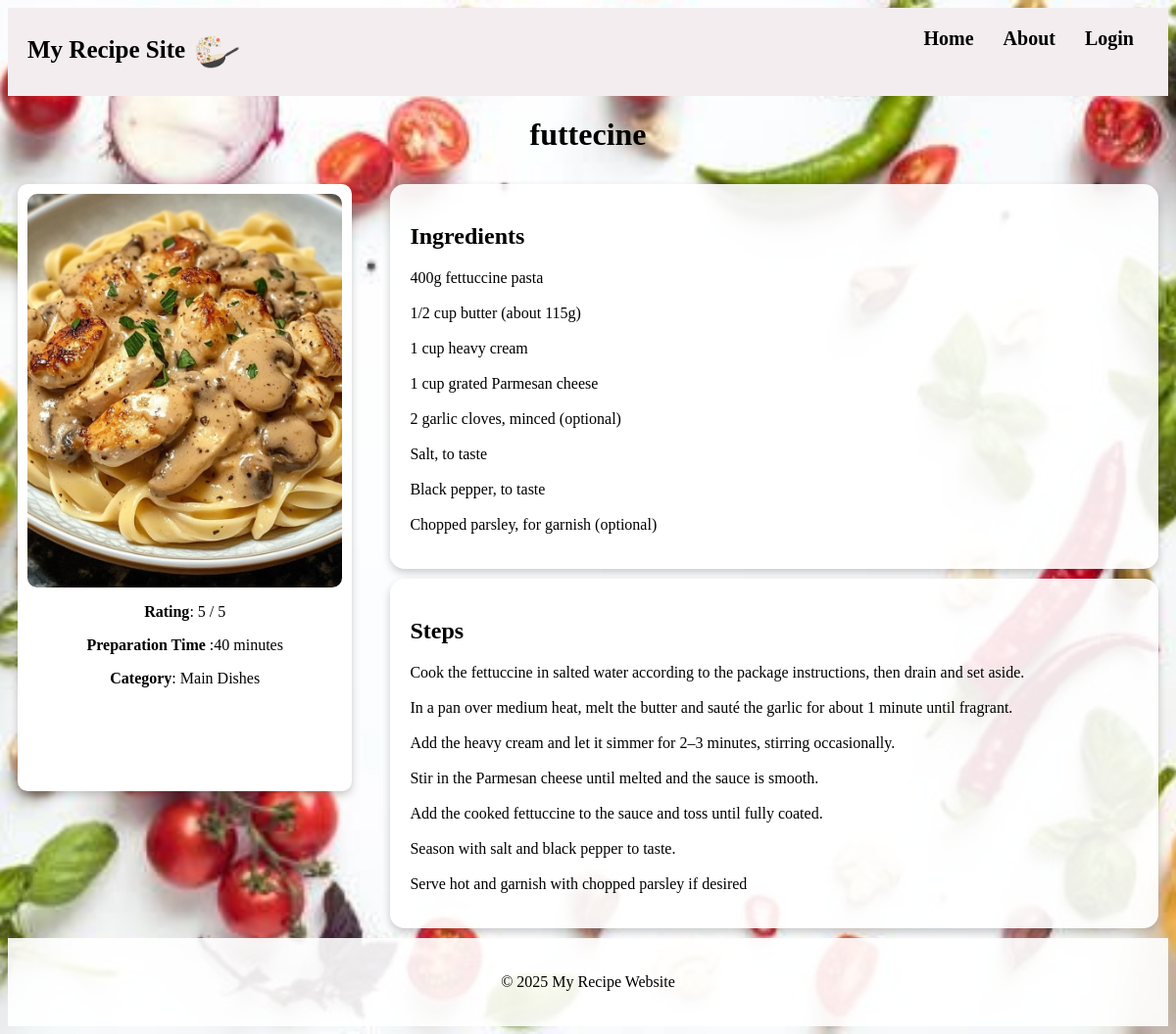
Page /recipe/1/ on the committed database.
### recipes/models.py (models this page shows, shortened)
class Recipe(models.Model):
    title=models.CharField(max_length=200)
    ingredients=models.TextField(null=True, blank=True)
    steps=models.TextField(null=True, blank=True)
    image=models.ImageField(upload_to='recipes/', null=True, blank=True)
    prep_time=models.IntegerField(help_text="Preparation time in minutes", null=True, blank=True)
    created_at=models.DateTimeField(auto_now_add=True)
    updated_at=models.DateTimeField(auto_now=True)
    user=models.ForeignKey(User, on_delete=models.CASCADE)
    category=models.ForeignKey(Categories, on_delete=models.SET_NULL, null=True, blank=True)
    rating = models.IntegerField(null=True,blank=True,default=0,help_text="Rate recipe out of 5")

class Categories(models.Model):
    name=models.CharField(max_length=100, unique=True)

### recipes/views.py (the view)
# urls.py: path('recipe/<int:pk>/', views.recipe_detail, name='recipe_detail'),
def recipe_detail(request, pk):
    recipe = Recipe.objects.get(pk=pk)
    return render(request, 'recipes/recipe_detail.html', {'recipe': recipe})

### recipes/templates/recipes/recipe_detail.html (shortened to what this page needs)
{% extends 'Base.html' %}
{% block content%}
{% load static %}
<h1  style="text-align: center;">{{ recipe.title }}</h1>
<div class="container">
    <div class="left card">
        {% if recipe.image %}
        <img src="{{ recipe.image.url }}" alt="{{ recipe.title }}">
        <p><strong>Rating</strong>: {{ recipe.rating }} / 5</p>
        <p> <strong>Preparation Time</strong> :{{ recipe.prep_time }} minutes</p>
        <p><strong>Category</strong>: {{ recipe.category.name }}</p>
        {% else %}
        <p>No image available.</p>
    {% endif %}
</div>
    <div class="right">
        <div class="card_details">
        <h2> Ingredients</h2>
        <p>{{ recipe.ingredients|linebreaksbr }}</p></div>
        <div class="card_details">
        <h2 > Steps</h2>
        <p>{{ recipe.steps|linebreaksbr }}</p>
</div>
    </div>
</div>
{% endblock content%}

### main_app/static/css/style.css (style rules this page uses)
body { background-image: url('../img/add_recipe_cover.jpg'); background-size: cover; background-repeat: no-repeat; background-position: center; background-attachment: fixed; }
.container { display:flex; gap:19px; flex-wrap: wrap; }
.left.card { flex:0.4; background-color: white; padding: 10px; border-radius: 10px; box-shadow: 0 4px 8px rgba(0,0,0,0.2); width: 100%; max-width: 400px; overflow: hidden; }
.left.card img { width: 100%; height: auto; display: block; border-radius: 10px; }
.left { flex:.4; }
.right { flex:1; }
.card { background-color: white; padding: 15px; margin: 10px; height: 600px; overflow: hidden; text-align: center; box-shadow: 0 4px 6px rgba(0,0,0,0.1) ; width: 100%; }
.card img { object-fit: cover; display: block; margin-bottom: 10px; width: 100%; height:500px; }

### recipes/templates/recipes/recipe_detail.html (style rules this page uses)
.card_details { background-color: rgba(255, 255, 255, 0.9); padding: 20px; border-radius: 15px; box-shadow: 0 4px 8px rgba(0,0,0,0.2); margin: 10px; }

### rows in the picture
Recipe: title "futtecine", image (picture), rating "5", prep_time "40", category.name "Main Dishes", ingredients "400g fettuccine pasta 1/2 cup butter (about 115g) 1 cup heavy cream 1 cup grated Parmesan cheese 2 garlic cloves, minced (optional) Salt, to taste Black pepper, to taste Chopped parsley, for garnish (optional)", steps "Cook the fettuccine in salted water according to the package instructions, then drain and set aside. In a pan over medium heat, melt the butter and sauté the garlic for about 1 minute until fragrant. Add the heavy cream and let it simmer for 2–3 minutes, stirring occasionally. Stir in the Parmesan cheese until melted and the sauce is smooth. Add the cooked fettuccine to the sauce and toss until fully coated. Season with salt and black pepper to taste. Serve hot and garnish with chopped parsley if desired"
